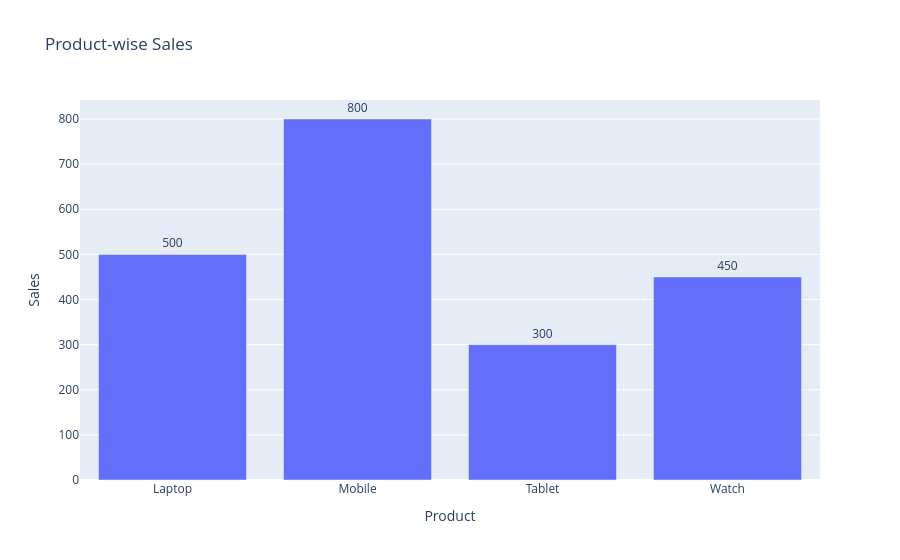

Notebook code for this chart:
### Code cell
fig = px.bar(
    df,
    x="Product",
    y="Sales",
    text="Sales",
    text_auto=True,
    title="Product-wise Sales"
)

fig.update_traces(
    textposition="outside"
)

fig.show()

### Figure 1 — Plotly figure (JSON) as saved in the notebook; plotly's stock layout.template omitted (floating-point values rounded to 4 significant figures)
{"data": [{"hovertemplate": "Product=%{x}<br>Sales=%{text}<extra></extra>", "legendgroup": "", "marker": {"color": "#636efa", "pattern": {"shape": ""}}, "name": "", "orientation": "v", "showlegend": false, "text": [500.0, 800.0, 300.0, 450.0], "textposition": "outside", "texttemplate": "%{y}", "type": "bar", "x": ["Laptop", "Mobile", "Tablet", "Watch"], "xaxis": "x", "y": [500, 800, 300, 450], "yaxis": "y"}], "layout": {"barmode": "relative", "legend": {"tracegroupgap": 0}, "title": {"text": "Product-wise Sales"}, "xaxis": {"anchor": "y", "domain": [0, 1], "title": {"text": "Product"}}, "yaxis": {"anchor": "x", "domain": [0, 1], "title": {"text": "Sales"}}}}
